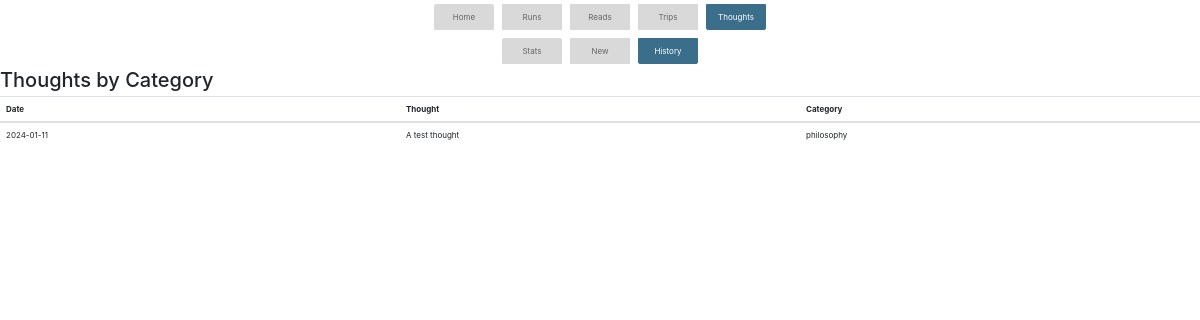
Before: /thoughts/history with the older database file.
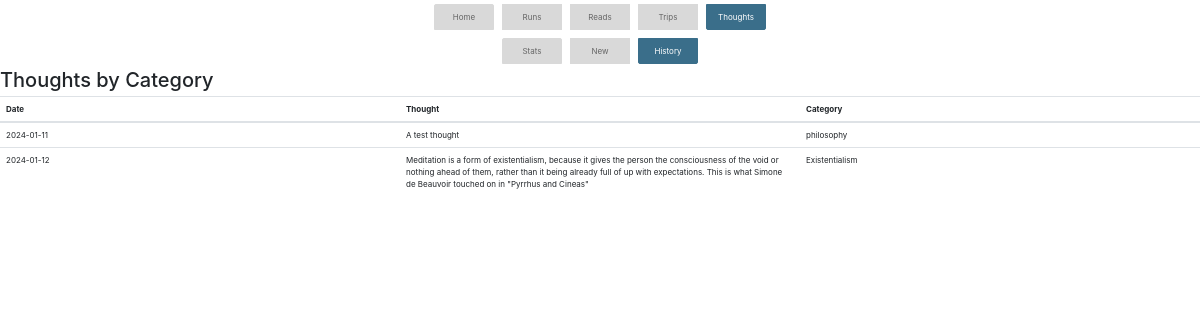
After: the same page with the newer database file.
### app.py (models this page shows)
class Thoughts(db.Model):
    id = db.Column(db.Integer, primary_key=True)
    thought = db.Column(db.String(1000))
    category = db.Column(db.String(200))
    date_added = db.Column(db.String(20))

### app.py (the view)
@app.route('/thoughts/history', methods=['GET', 'POST'])
def thoughts_history():
    thoughts = Thoughts.query.all()
    return render_template('thoughts_history.html',thoughts=thoughts)

### templates/thoughts_history.html (shortened to what this page needs)
{% extends 'base.html' %}
{% block content %}
{% include 'base_thoughts.html' %}
        <h1>Thoughts by Category</h1>
        <table class="table override_table">
            <thead>
                <tr>
                    <th>Date</th>
                    <th>Thought</th>
                    <th>Category</th>
                </tr>
            </thead>
            <tbody>
                {% for thought in thoughts %}
                    <tr>
                        <td>{{ thought.date_added }}</td>
                        <td>{{ thought.thought }}</td>
                        <td>{{ thought.category }}</td>
                    </tr>
                {% endfor %}
            </tbody>
        </table>
    {% endblock %}

### templates/base.html (shortened to what this page needs)
<!DOCTYPE html>
<html lang="en">
<head>
    <link rel="stylesheet" href="{{ url_for('static', filename='bootstrap.min.css') }}">
    <link rel="stylesheet" href="{{ url_for('static', filename='my_override_style.css') }}">
</head>
<body>
    <div class="d-flex justify-content-center">
        <nav>
        <ul class="list-group d-flex flex-row">
            <li class="m-2 list-group-item {% if request.endpoint == 'index' %}active{% endif %}"><a href="{{ url_for('index') }}">Home</a></li>
            <li class="m-2 list-group-item {% if 'runs' in request.endpoint %}active{% endif %}"><a href="{{ url_for('runs_stats') }}">Runs</a></li>
            <li class="m-2 list-group-item {% if 'reads' in request.endpoint %}active{% endif %}"><a href="{{ url_for('reads_stats') }}">Reads</a></li>
            <li class="m-2 list-group-item {% if 'trips' in request.endpoint %}active{% endif %}"><a href="{{ url_for('trips_stats') }}">Trips</a></li>
            <li class="m-2 list-group-item {% if 'thoughts' in request.endpoint %}active{% endif %}"><a href="{{ url_for('thoughts_stats') }}">Thoughts</a></li>
        </ul>
        </nav>
    </div>
    <div>
        {% block content %}{% endblock %}
    </div>
</body>
</html>

### templates/base_thoughts.html
<div class="d-flex justify-content-center">
    <ul class="list-group d-flex flex-row">
        <li class="list-group-item m-2 {% if 'stats' in request.endpoint %}active{% endif %}"><a href="{{ url_for('thoughts_stats') }}">Stats</a></li>
        <li class="list-group-item m-2 {% if 'new' in request.endpoint %}active{% endif %}"><a href="{{ url_for('thoughts_new') }}">New</a></li>
        <li class="list-group-item m-2 {% if 'history' in request.endpoint %}active{% endif %}"><a href="{{ url_for('thoughts_history') }}">History</a></li>
    </ul>
</div>

### static/my_override_style.css (style rules this page uses)
* { font-size: 6pt; }
.override_table { table-layout: fixed; }
.trips_stats_table th, td { width: 16.7%; }
ul { list-style: none; }
li { width: 60px; text-align: center; }
.list-group-item.active { background-color: #3A6E8A; color: white; border-color: #3A6E8A; }
.list-group-item.active a { background-color: #3A6E8A; color: white; border-color: #3A6E8A; }
.list-group-item { background-color: #D9D9D9; color: #666666; border-color: #D9D9D9; }
.list-group-item a { background-color: #D9D9D9; color: #666666; border-color: #D9D9D9; }

Changed rows visible on the page:
added Thoughts: date_added "2024-01-12", thought "Meditation is a form of existentialism, because it gives the person the consciousness of the void or nothing ahead of them, rather than it being already full of up with expectations. This is what Simone de Beauvoir touched on in \"Pyrrhus and Cineas\"", category "Existentialism"
